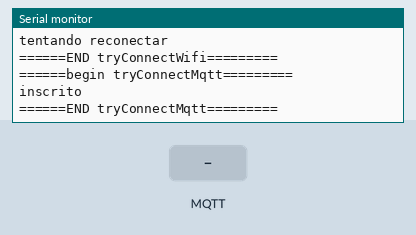
Recording of a sketch running on a simulated ESP8266 (NodeMCU). Parts: the last lines printed to the serial monitor. The inputs (shaded band) are chosen by the test bench. WiFi joins after 1.5 s; servers stay silent unless stated; no MQTT or app messages arrive unless stated. At 7.8 s the program puts the board to deep sleep or switches it off; the recording ends there.

Above: at 3.2 s.
3.3 s: MQTT message "lightsleep" arrives on the first subscribed topic
At 4.0 s:
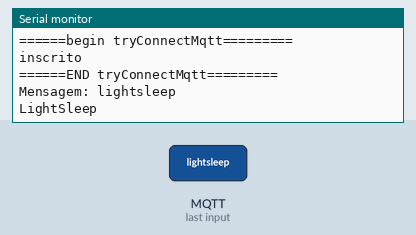
4.8 s: MQTT message "modemsleep" arrives on the first subscribed topic
At 5.2 s:
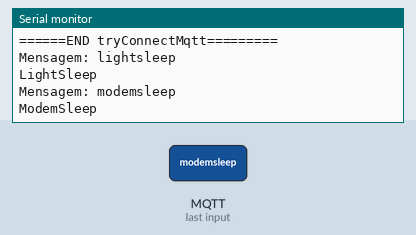
6.3 s: MQTT message "1" arrives on the first subscribed topic
At 7.5 s:
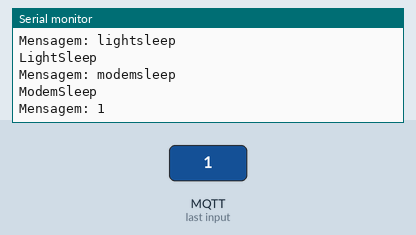

The sketch:

ColossusCWMLEC.ino
```cpp
/*
 * Nome do projeto:
 * colossus the working middleware of low energy cost(CWMLEC) -
 * colosso o middleware de trabalho de baixo custo de energia
*/
#include <ESP8266WiFi.h>            //uso do módulo wifi
#include <ESP8266HTTPClient.h>      //uso da lib http
#include <ArduinoJson.h>            //manipulação de arquivos json
#include <PubSubClient.h>           //funcionalidades do protocolo pub/sub
#include "user_interface.h"         //interface para habilitar o LIGHT SLEEP wifi_set_sleep_type

const  char* IDNODE  = "ESP1";      //Identificador do nó

WiFiClient WiFiclient;              //instÂncia do Clientewifi
PubSubClient client(WiFiclient);    //instância do cliente mqtt

long previousMillis = 0;            //Variável de controle do tempo
long sensorInterval = 1 * 60000;         //Tempo em ms do intervalo a ser executado a função salveSensorDate
//1 * 60000000 = 1minuto
void startWifi();                   //Inicia o wifi
void startMqtt();                   //inicia o Mqtt
bool tryConnectWifi();              //Tenta conectar a uma rede wifi
bool tryConnectMqtt();              //Tenta conectar ao servidor MQTT
void salveSensorDate();             //Chama o método cadastrar do middleware para salvar os dados dos sensores

/*Seta a configurações necessárias para conectar o wifi*/
void startWifi() {
    Serial.println("======begin startWifi=========\n");
    WiFi.persistent(false);
    WiFi.mode(WIFI_OFF); //  Force the ESP into client-only mode (padrão)
    WiFi.mode(WIFI_STA);
    Serial.println("======END startWifi=========\n");
}

/*Seta os parâmetros para conexão com o servidor broker*/
void startMqtt() {
    Serial.println("======begin startMqtt=========\n");
    const char* BROKER   = "10.0.8.13";//Endereço do broker
    const int   PORT     = 1883;       //porta padrão usada pelo mqtt para o broker 1883
    client.setServer(BROKER, PORT);    //seta a porta e o endereço do broker
    client.setCallback(callBackMqtt); //faz uma chamada ao broker
    Serial.println("======END startMqtt==========\n");
}

//Tenta conectar à rede wifi, se deu certo retorna true
bool tryConnectWifi() {
    Serial.println("======begin tryConnectWifi=========\n");
    int cont = 0, tempo = 1000;
    const char* SSID     = "Conect wifi"; //Nome da rede wifi
    const char* PASSWD   = "assislucas2018";
    WiFi.begin(SSID, PASSWD);
    while (WiFi.status() != WL_CONNECTED) {
        Serial.println("tentando reconectar");
        delay(tempo);
        cont += tempo;
        if (cont == (tempo * 4)){//tenta por 4s
            return false;
        }
    }Serial.println("======END tryConnectWifi=========\n");
    return true;
}

/*Tenta conectar ao servidor broker, retorna true se tudo ocorrer com sucesso*/
bool tryConnectMqtt() {
    int cont = 0, tempo = 1000;
    Serial.println("======begin tryConnectMqtt=========\n");
    while (!client.connected()) {
        if (client.connect(IDNODE)) {
            client.subscribe("orion/energyPolicy");
            Serial.println("inscrito");
        } else {
            delay(tempo);
            cont += tempo;
            if (cont == (tempo * 4)){//tenta por 4s
                Serial.println("Falha ao Reconectar\n");
                return false;
            }
        }
    }Serial.println("======END tryConnectMqtt=========\n");
    return true;
}

void salveSensorDate() {
    Serial.println("======begin salveSensorDate=========\n");
    HTTPClient http;                                    //Declara um objeto da classe HTTPClient
    delay(10000);
    http.begin("http://10.0.8.13:8085/orionrm/esp");  //Especifica o destino da solicitação (endereço do serviço)
    http.addHeader("Content-Type", "application/json"); //Informa os detalhes da requisição (json)
    http.addHeader("Accept", "application/json");

    //Informa os dados do node
    StaticJsonBuffer<300> jsonBuffer;
    JsonObject& node = jsonBuffer.createObject();
    node["id"] = IDNODE;
    node["regiao"] = "Interna";
    node["dataHora"] = "2018-05-08";

    //Informa cada um dos sensores conectados ao node
    JsonObject& energia = jsonBuffer.createObject();
    energia["tipo"] = "energia";
    energia["dado"] = "48";

    JsonObject& agua = jsonBuffer.createObject();
    agua["tipo"] = "agua";
    agua["dado"] = "48";

    JsonObject& ph = jsonBuffer.createObject();
    ph["tipo"] = "PH";
    ph["dado"] = "98";

    //Insere os dados dos sensores ao node
    JsonArray& sensores = node.createNestedArray("sensores");
    sensores.add(ph);
    sensores.add(agua);
    sensores.add(energia);

    String sms;
    node.printTo(sms);             //Printa os dados dos sensores
    Serial.println(sms);
    //Envia o pedido com os dados dos sensores a serem salvos no firebase e recebe a resposta do serviço
    int httpCode = http.POST(sms);
    //String payload = http.getString();   //Get the request response payload
    http.end();                   //Encerra a conexão http
    delay(10000);
    Serial.println("======END salveSensorDate=========\n");
}

/* *
 * Função chamada sempre que alguma mensagem é publicada no tópico em que o node foi inscrito.
 * Recebe a política que foi publicada e em seguida aplica, modificando o estado de sono e trabalho
 * do node.
 */
void callBackMqtt(char* topic, byte* payload, unsigned int length) {
    String mensagem;//mensagem do broker mqtt
    for (int i = 0; i < length; i++) {
        char c = (char)payload[i];
        mensagem += c;
    }Serial.println("Mensagem: " + mensagem);//String(topic)
    Serial.flush(); //Aguarda pela transmissão de dados seriais de saída para concluir.

    if (mensagem.equals("deepsleep")) {
          Serial.println("deepSleep");
          /*Onde o “time_in_us” é o tempo em microssegundos em que o ESP estará em modo
          deep sleep. O valor máximo é de 4,294,967,295 microssegundos (2^32), o que
          corresponde a aproximadamente 70 minutos.*/
          ESP.deepSleep(20e6);
    } else if (mensagem.equals("lightsleep")) {
        Serial.println("LightSleep");
        //Ativa o light sleep
//        WiFi.forceSleepBegin(); //força o wifi a dormir
//        wifi_set_sleep_type(LIGHT_SLEEP_T); //esse modo está parando tudo no node
        wifi_fpm_set_sleep_type(LIGHT_SLEEP_T);
        //WiFi.disconnect();
//        WiFi.forceSleepWake(); //força o wifi a acordar

    } else if (mensagem.equals("modemsleep")) {
        Serial.println("ModemSleep");
        //Força o modo MODEMSLEEP, mas por padrão já trabalha nesse modo, se der delay também entra nele,
        //porém o delay interrompe o fluxo da aplicação
//        wifi_set_sleep_type(MODEM_SLEEP_T);
        wifi_fpm_set_sleep_type(MODEM_SLEEP_T);
    }
}

void setup() {
    Serial.begin(115200); //velocidade da comunicação serial
    startWifi();       //Inicia o wifi
    startMqtt();       //inicia o Mqtt
    tryConnectWifi();  //tenta conectar o wifi
    tryConnectMqtt();  //tenta conectar ao mqtrouter (servidor broker)
}

void loop() {
    //millis() o tempo que o arduino está ligado
    unsigned long currentMillis = millis();                //Tempo atual em ms => millis() seu valor é zerado em 49 À 50 dias

    if (WiFi.status() != WL_CONNECTED) {                   //Se não estiver conectado ao wifi
        tryConnectWifi();                                  //Tenta reconectar
    }
    if ( !client.connected() ) {                           //Se o clienteMQTT não estiver desconectado
        tryConnectMqtt();                                  //Tenta conectar ao servidor MQTT
    }

    if (currentMillis - previousMillis >= sensorInterval) {//Verifica se o tempo esgotou
        previousMillis = currentMillis;                    // Salva o tempo atual
        salveSensorDate();                                 //Salva os dados sensores
    }
    client.loop();                                         //Chama o loop do client mqtt para ouvir a rede
}
```

Measured:
- after the input at 3.3 s, the serial monitor: prints a new line at once (image 1)
- after the input at 4.8 s, the serial monitor: prints a new line at once (image 2)
- after the input at 6.3 s, the serial monitor: prints a new line at once (image 3)
